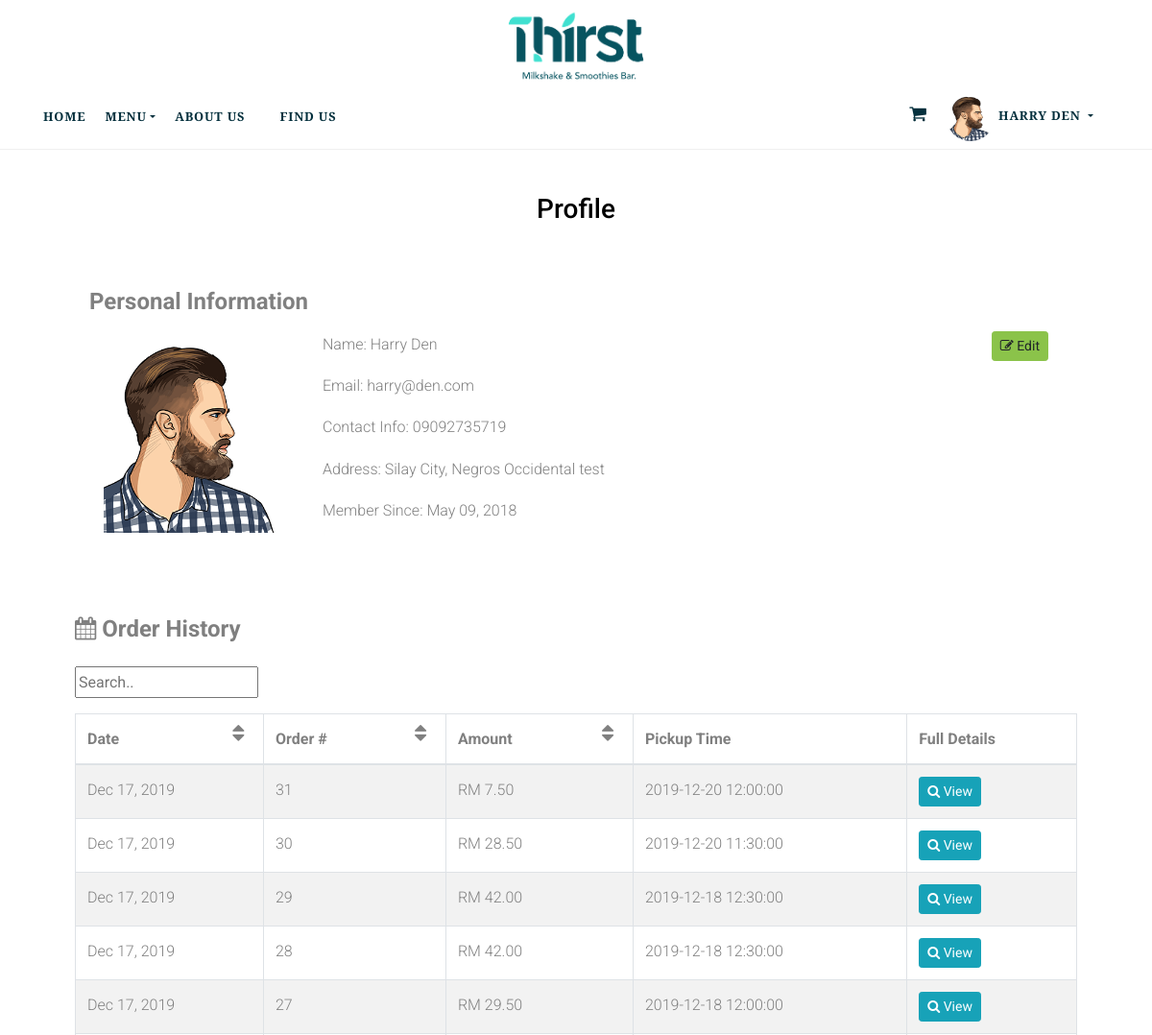
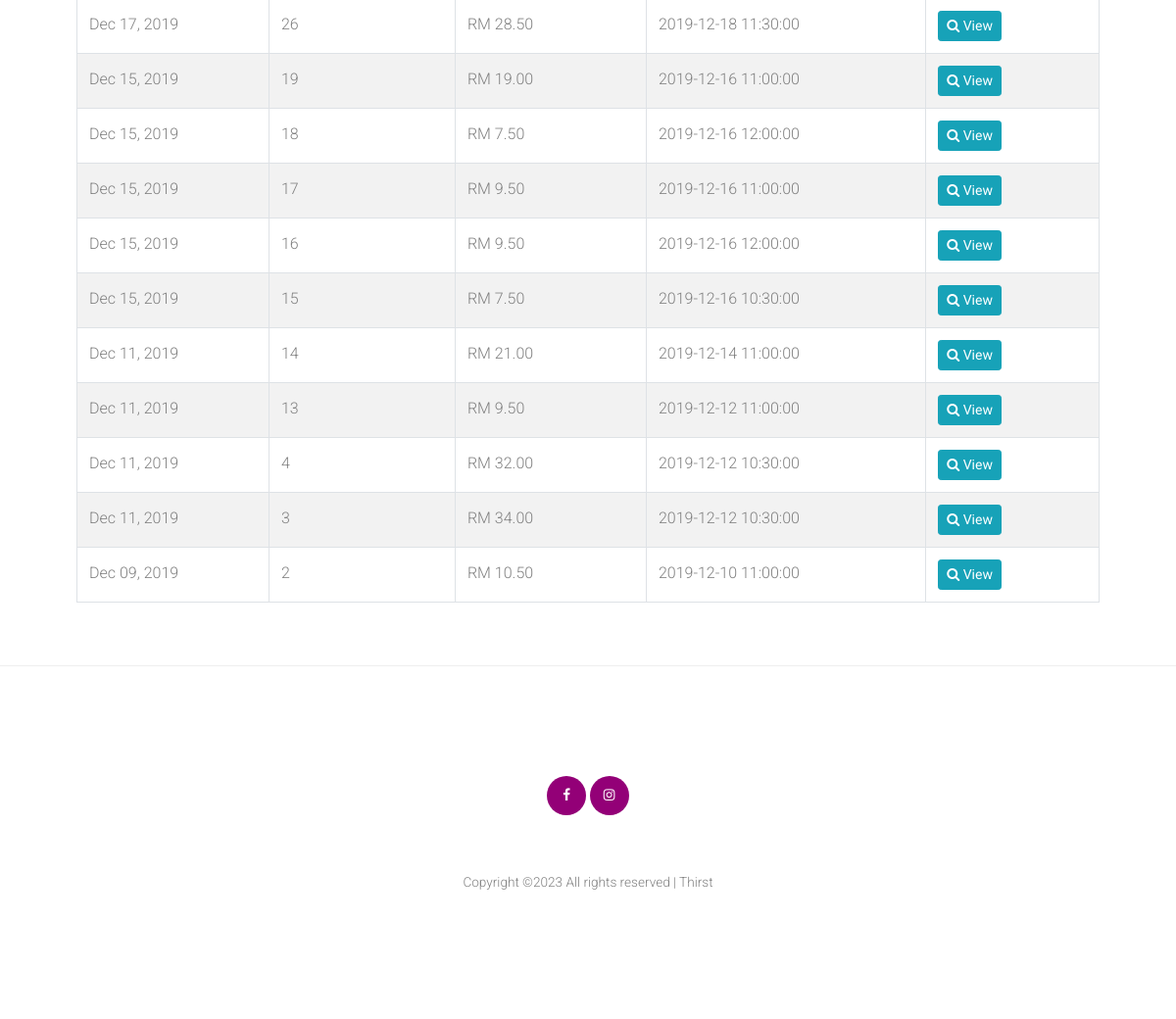
/profile.php (signed in), run on the app's committed database (2 pictures, top to bottom).
### tables this page shows
CREATE TABLE `users` (
  `id` int(11) NOT NULL,
  `email` varchar(200) NOT NULL,
  `password` varchar(60) NOT NULL,
  `type` int(1) NOT NULL,
  `firstname` varchar(50) NOT NULL,
  `lastname` varchar(50) NOT NULL,
  `address` text NOT NULL,
  `contact_info` varchar(100) NOT NULL,
  `photo` varchar(200) NOT NULL,
  `reset_code` varchar(15) NOT NULL,
  `created_on` date NOT NULL
);

CREATE TABLE `orders` (
  `id` int(11) NOT NULL,
  `customer_id` int(50) NOT NULL,
  `placed_at` date NOT NULL,
  `payment_method` varchar(50) NOT NULL,
  `pickup_date` datetime NOT NULL,
  `card_num` bigint(20) NOT NULL,
  `card_cvc` int(5) NOT NULL,
  `card_exp_month` varchar(2) NOT NULL,
  `card_exp_year` varchar(5) NOT NULL,
  `txn_id` varchar(100) NOT NULL,
  `payment_status` varchar(50) NOT NULL,
  `pickup_status` varchar(50) NOT NULL DEFAULT 'Pending'
);

### includes/session.php (called while the page is built, shortened)
<?php
	include 'connect.php';
	if(isset($_SESSION['user'])){
		$conn = $pdo->open();
		try{
			$stmt = $conn->prepare("SELECT * FROM users WHERE id=:id");
			$stmt->execute(['id'=>$_SESSION['user']]);
			$user = $stmt->fetch();
		}
		catch(PDOException $e){
			echo "There is some problem in connection: " . $e->getMessage();
		}
	}
?>

### profile.php (the view, shortened to what this page needs)
<?php include 'includes/session.php'; ?>
<?php include 'includes/header.php'; ?>
<body>
<div class="wrapper">
	  <div class="content-wrapper pt-5">
	    <div class="container pt-5">
	      <section class="content">
	        <div class="row">
	        	<div class="col-md-12">
	        		<h3 class="col-12 section-title text-center pt-3">Profile</h3>
	        		<div class="box box-solid py-3 px-5">
	        			<h4 class="box-title"><b>Personal Information</b></h4>
	        				<div class="col-md-12">
	        					<img class="pull-left mr-5" src="<?php echo (!empty($user['photo'])) ? 'images/'.$user['photo'] : 'images/profile.jpg'; ?>" width=180px>
    							<p>Name: <?php echo $user['firstname'].' '.$user['lastname']; ?>
    								<span class="pull-right">
    									<a href="#edit" class="btn btn-success btn-flat btn-sm" data-toggle="modal"><i class="fa fa-edit"></i> Edit</a>
    								</span>
    							</p>
    							<p>Email: <?php echo $user['email']; ?></p>
    							<p>Contact Info: <?php echo (!empty($user['contact_info'])) ? $user['contact_info'] : 'N/a'; ?></p>
    							<p>Address: <?php echo (!empty($user['address'])) ? $user['address'] : 'N/a'; ?></p>
    							<p>Member Since: <?php echo date('M d, Y', strtotime($user['created_on'])); ?></p>
    						</div>
	        			</div>
	        		</div>
	        		<div class="box box-solid mt-5 pt-3 pb-5 px-5 col-md-12">
	        				<h4 class="box-title"><i class="fa fa-calendar"></i> <b>Order History</b></h4>
	        			<div class="table-responsive">
	        				<input id="myInput" type="text" placeholder="Search.." title="Search order" class="my-3">
	        				<table class="table table-bordered table-striped py-3" id="example1">
	        					<thead>
	        						<th>Date<i class="fa fa-fw fa-sort fa-lg pull-right" onclick="sortTable(0)"></i></th>
	        						<th>Order #<i class="fa fa-fw fa-sort fa-lg pull-right" onclick="sortTable(1)"></i></th>
	        						<th>Amount<i class="fa fa-fw fa-sort fa-lg pull-right" onclick="sortTable(2)"></i></th>
	        						<th>Pickup Time</th>
	        						<th>Full Details</th>
	        					</thead>
	        					<tbody>
	        					<?php
	        						$conn = $pdo->open();
	        						try{
	        							$stmt = $conn->prepare("SELECT * FROM orders WHERE customer_id=:user_id ORDER BY placed_at DESC");
	        							$stmt->execute(['user_id'=>$user['id']]);
	        							foreach($stmt as $row){
	        								$stmt2 = $conn->prepare("SELECT * FROM order_details LEFT JOIN products ON products.id=order_details.product_id WHERE order_id=:id");
	        								$stmt2->execute(['id'=>$row['id']]);
	        								$total = 0;
	        								foreach($stmt2 as $row2){
	        									$subtotal = $row2['price']*$row2['quantity'];
	        									$total += $subtotal;
	        								}
	        								echo "
	        									<tr>
	        										<td>".date('M d, Y', strtotime($row['placed_at']))."</td>
	        										<td>".$row['id']."</td>
	        										<td>RM ".number_format($total, 2)."</td>
	        										<td>".$row['pickup_date']."</td>
	        										<td><a class='btn btn-sm btn-flat btn-info' href='invoice.php?id=".$row['id']."' target='_blank'><i class='fa fa-search'></i> View</a></td>
	        									</tr>
	        								";
	        							}
	        						}
        							catch(PDOException $e){
										echo "There is some problem in connection: " . $e->getMessage();
									}
	        					?>
	        					</tbody>
	        				</table>
	        			</div>
	        		</div>
				</div>
	      </section>
	    </div>
	  </div>
  	<?php include 'includes/footer.php'; ?>
</div>
</body>
</html>

### includes/header.php (shortened to what this page needs)
<!DOCTYPE html>
<html>
<head>
    <link rel="stylesheet" href="fonts/icomoon/style.css">
    <link rel="stylesheet" href="css/bootstrap.min.css">
    <link rel="stylesheet" href="css/jquery-ui.css">
    <link rel="stylesheet" href="css/owl.carousel.min.css">
    <link rel="stylesheet" href="css/owl.theme.default.min.css">
    <link rel="stylesheet" href="css/owl.theme.default.min.css">
    <link rel="stylesheet" href="css/jquery.fancybox.min.css">
    <link rel="stylesheet" href="css/bootstrap-datepicker.css">
    <link rel="stylesheet" href="fonts/flaticon/font/flaticon.css">
    <link rel="stylesheet" href="css/aos.css">
    <link href="css/jquery.mb.YTPlayer.min.css" media="all" rel="stylesheet" type="text/css">
    <link rel="stylesheet" href="css/style.css">
    <link rel="stylesheet" href="https://cdnjs.cloudflare.com/ajax/libs/font-awesome/4.7.0/css/font-awesome.min.css">
    <link rel="stylesheet" href="bower_components/datatables.net-bs/css/dataTables.bootstrap.min.css">
</head>
 <header data-spy="scroll" data-target=".site-navbar-target" data-offset="300">
  <div class="site-wrap">
     <div class="header-top">
      <div class="container">
        <div class="row align-items-center">
          <div class="col-12 text-center">
            <a href="index.php" class="site-logo">
              <img src="images/logo.png" alt="Thirst Logo" class="img-fluid" width="200px">
            </a>
          </div>
        </div>
      </div>
  <div class="site-navbar py-2 js-sticky-header site-navbar-target d-none pl-0 d-lg-block" role="banner">
      <nav class="site-navigation position-relative text-left" role="navigation">
      <div class="container">
        <div class="d-flex align-items-center">
          <div class="mr-auto">
              <ul class="site-menu main-menu js-clone-nav mx-auto d-none pl-0 d-lg-block border-none">
                <li><a href="index.php" class="nav-link text-left">Home</a></li>
                <li><a href="#" class="dropdown-toggle" data-toggle="dropdown">Menu<span class="caret"></span></a>
                </li>
                <li><a href="about.php" class="nav-link text-left">About Us</a></li>
                <li><a href="findUs.php" class="nav-link text-left">Find Us</a></li>
              </ul>
          </div>
      <div class="pull-right ml-auto">
            <ul class=" site-menu main-menu js-clone-nav mx-auto d-none pl-0 d-lg-block border-none">
                <li>
                    <a href="cart_view.php">
                      <i class="cart_icon fa fa-shopping-cart"></i>
                    </a>
                 </li>
          <?php
            if(isset($_SESSION['user'])){
              $image = (!empty($user['photo'])) ? 'images/'.$user['photo'] : 'images/profile.jpg';
              echo '
                <li class="dropdown user user-menu px-3">
                  <a href="#" class="dropdown-toggle" data-toggle="dropdown">
                    <img src="'.$image.'" class="img-fluid rounded-circle profile_pic" alt="User Image">
                    <span class="hidden-xs">'.$user['firstname'].' '.$user['lastname'].'</span>
                  </a>
                  <ul class="dropdown-menu">
                    </li>
                    <li class="user-footer px-1">
                      <div>
                        <a href="profile.php" class="dropdown-item">Profile & Order History</a>
                      </div>
                      <div>
                        <a href="logout.php" class="dropdown-item">Sign out</a>
                      </div>
                    </li>
                  </ul>
                </li>
              ';
            }
            else{
               echo "
                <li class='px-2'><a href='login.php' class='nav-link text-left'>Login</a></li>
                <li><a href='signup.php' class='nav-link text-left'>Signup</a></li>
              ";
            }
          ?>
      </div>
    </div>
  </div>
</nav>
</div>
</div>
</div>
</header>

### css/style.css (style rules this page uses)
html { overflow-x: hidden; }
body { line-height: 1.7; color: gray; font-weight: 300; font-size: 1rem; }
a { -webkit-transition: .3s all ease; -o-transition: .3s all ease; transition: .3s all ease; }
h1, h2, h3, h4, h5, .h1, .h2, .h3, .h4, .h5 { font-family: "Roboto", -apple-system, BlinkMacSystemFont, "Segoe UI", Roboto, "Helvetica Neue", Arial, sans-serif, "Apple Color Emoji", "Segoe UI Emoji", "Segoe UI Symbol", "Noto Color Emoji"; }
.site-wrap:before { display: none; -webkit-transition: .3s all ease-in-out; -o-transition: .3s all ease-in-out; transition: .3s all ease-in-out; background: rgba(0, 0, 0, 0.6); content: ""; position: absolute; z-index: 2000; top: 0; left: 0; right: 0; bottom: 0; opacity: 0; visibility: hidden; }
.site-logo { font-size: 2rem; color: #000; }
.site-navbar { margin-bottom: 0px; z-index: 1999; width: 100%; background: #fff; font-family: "Cinzel"; font-weight: bold; }
.site-navbar .site-navigation .site-menu { margin-left: 0; padding-left: 0; margin-bottom: 0; }
.site-navbar .site-navigation .site-menu a { text-decoration: none !important; display: inline-block; }
.site-navbar .site-navigation .site-menu > li { display: inline-block; }
.site-navbar .site-navigation .site-menu > li:first-child > a { padding-left: 0; }
.site-navbar .site-navigation .site-menu > li > a { text-transform: uppercase; font-size: .8rem; letter-spacing: .05rem; font-weight: 900; display: inline-block; text-decoration: none !important; color: rgb(4,48,61); }
.site-mobile-menu .site-nav-wrap { padding: 0; margin: 0; list-style: none; position: relative; }
.site-mobile-menu .site-nav-wrap a { padding: 10px 20px; display: block; position: relative; color: #212529; }
.site-mobile-menu .site-nav-wrap li { position: relative; display: block; }
.site-mobile-menu .site-nav-wrap > li { display: block; position: relative; float: left; width: 100%; }
.site-mobile-menu .site-nav-wrap > li > a { padding-left: 20px; font-size: 20px; }
.sticky-wrapper .site-navbar { -webkit-transition: .3s all ease; -o-transition: .3s all ease; transition: .3s all ease; border-bottom: 1px solid #efefef; }
.sticky-wrapper .site-navbar .site-menu > li { display: inline-block; }
.header-top > .container { padding-top: 0rem; padding-bottom: 0rem; }
.section-title { color: #000; margin-bottom: 50px; }

### includes/header.php (style rules this page uses)
.row { display: flex; }
.cart_icon { font-size:19px; }
.profile_pic { width:50px; height:50px; }

### data on the page
users: photo (picture), firstname "HARRY", lastname "DEN", firstname "Harry", lastname "Den", email "harry@den.com", contact_info "09092735719", address "Silay City, Negros Occidental test", created_on "May 09, 2018"
orders: placed_at "Dec 17, 2019", id "31", total "7.50", pickup_date "2019-12-20 12:00:00"
orders: placed_at "Dec 17, 2019", id "30", total "28.50", pickup_date "2019-12-20 11:30:00"
orders: placed_at "Dec 17, 2019", id "29", total "42.00", pickup_date "2019-12-18 12:30:00"
orders: placed_at "Dec 17, 2019", id "28", total "42.00", pickup_date "2019-12-18 12:30:00"
orders: placed_at "Dec 17, 2019", id "27", total "29.50", pickup_date "2019-12-18 12:00:00"
orders: placed_at "Dec 17, 2019", id "26", total "28.50", pickup_date "2019-12-18 11:30:00"
orders: placed_at "Dec 15, 2019", id "19", total "19.00", pickup_date "2019-12-16 11:00:00"
orders: placed_at "Dec 15, 2019", id "18", total "7.50", pickup_date "2019-12-16 12:00:00"
orders: placed_at "Dec 15, 2019", id "17", total "9.50", pickup_date "2019-12-16 11:00:00"
orders: placed_at "Dec 15, 2019", id "16", total "9.50", pickup_date "2019-12-16 12:00:00"
orders: placed_at "Dec 15, 2019", id "15", total "7.50", pickup_date "2019-12-16 10:30:00"
orders: placed_at "Dec 11, 2019", id "14", total "21.00", pickup_date "2019-12-14 11:00:00"
orders: placed_at "Dec 11, 2019", id "13", total "9.50", pickup_date "2019-12-12 11:00:00"
orders: placed_at "Dec 11, 2019", id "4", total "32.00", pickup_date "2019-12-12 10:30:00"
orders: placed_at "Dec 11, 2019", id "3", total "34.00", pickup_date "2019-12-12 10:30:00"
orders: placed_at "Dec 09, 2019", id "2", total "10.50", pickup_date "2019-12-10 11:00:00"
